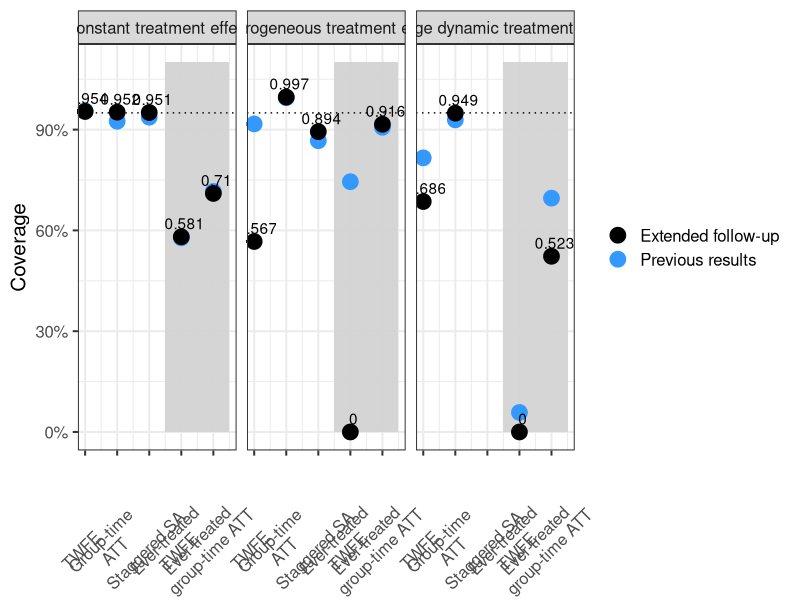
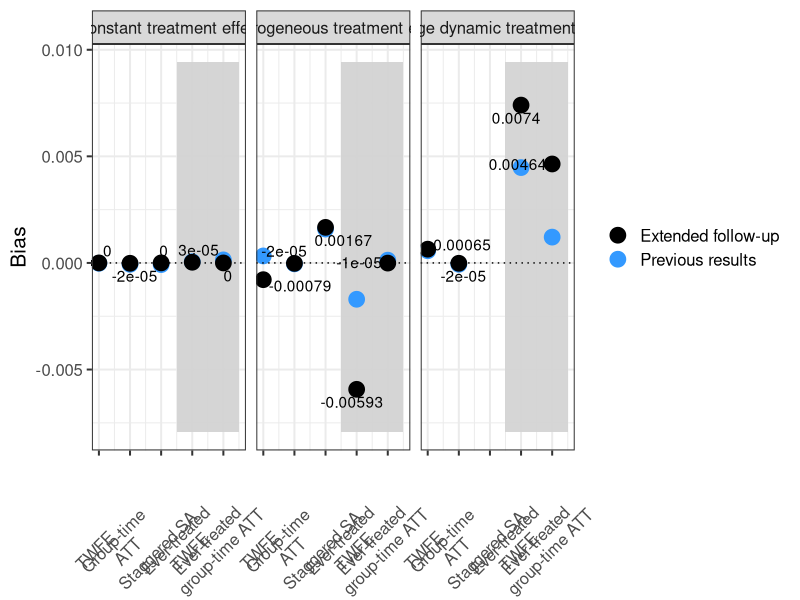
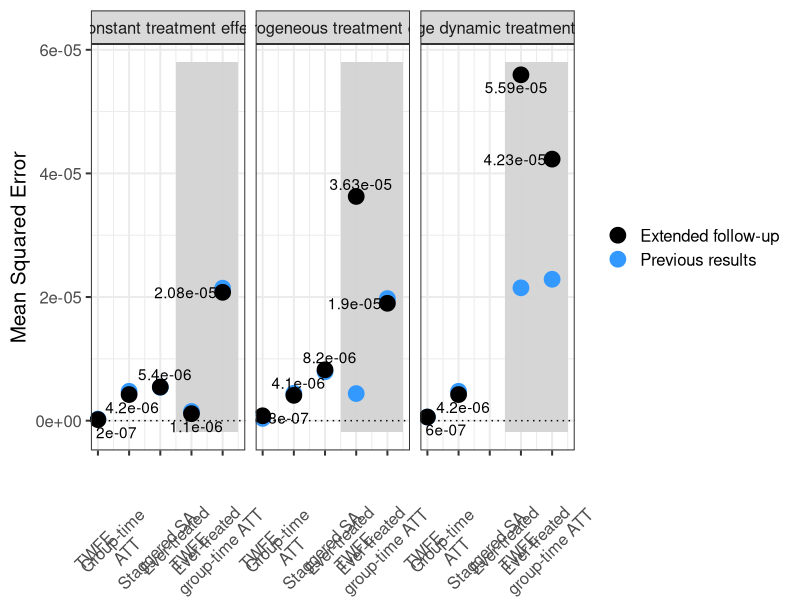
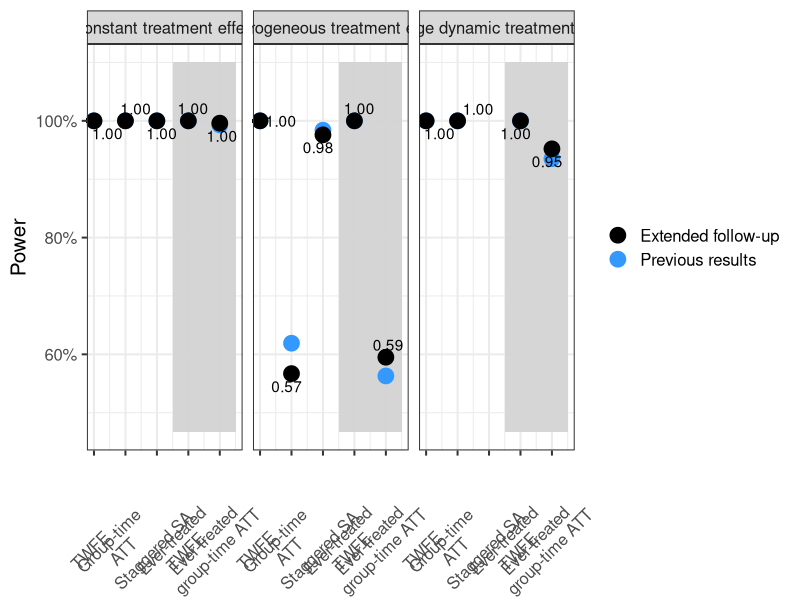
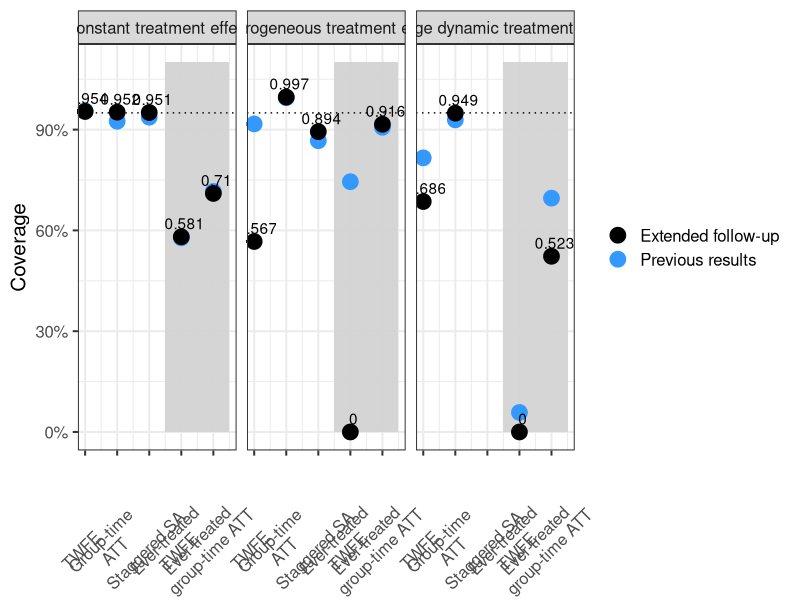
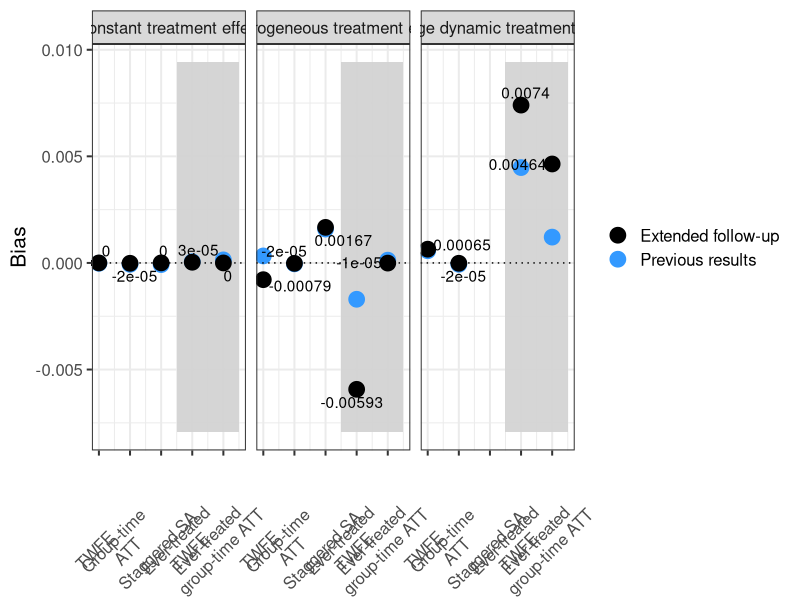
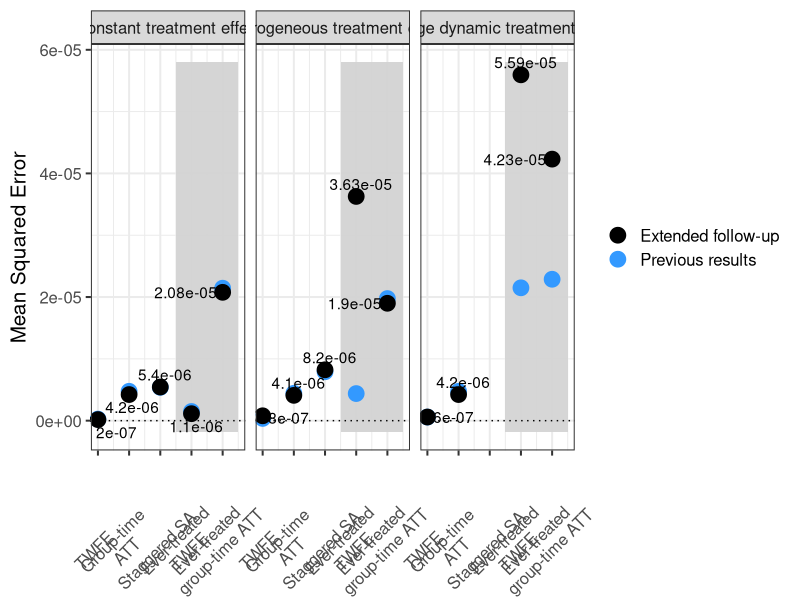
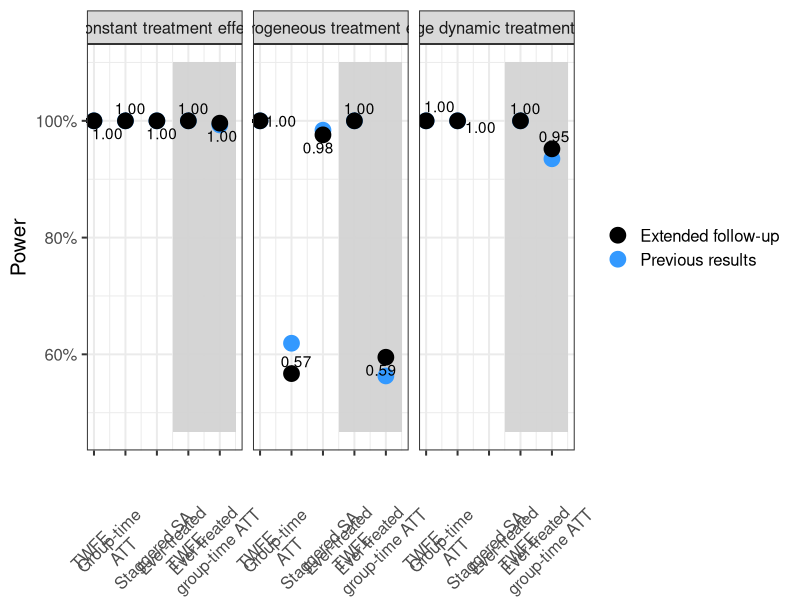

The R script that drew these images, in order:
library(tidyverse)
library(ggrepel)
library(magrittr)
library(forcats)
library(patchwork)

results_df_summary <- read_csv("./results/twfe_sim_results_extended_followup_summary_PTB_n1000_ext_05092022.csv")
results_df_summary_compare <- read_csv("./results/twfe_sim_results_summary_PTB_n1000_05022022.csv")


table(results_df_summary$parameter)
#CTE, many DTE and HTE

table(results_df_summary$method)

results_df_summary %<>% 
  mutate(method2 = fct_relevel(method, c("TWFE", "group.time.ATT", "staggered.SA", "stacked.regression",
                                         "TWFE.ever.adopted", "group.time.ATT.ever.adopted")),
         method3 = case_when(method == "TWFE" ~ 1, 
                             method == "group.time.ATT" ~ 2, 
                             method == "staggered.SA" ~ 3, 
                             #method == "stacked.regression" ~ 4, 
                             method ==  "TWFE.ever.adopted" ~ 4, 
                             method == "group.time.ATT.ever.adopted" ~ 5))

results_df_summary_compare %<>% 
  mutate(method2 = fct_relevel(method, c("TWFE", "group.time.ATT", "staggered.SA", "stacked.regression",
                                         "TWFE.ever.adopted", "group.time.ATT.ever.adopted")),
         method3 = case_when(method == "TWFE" ~ 1, 
                             method == "group.time.ATT" ~ 2, 
                             method == "staggered.SA" ~ 3, 
                             #method == "stacked.regression" ~ 4, 
                             method ==  "TWFE.ever.adopted" ~ 4, 
                             method == "group.time.ATT.ever.adopted" ~ 5))


#check that the reorder worked:
table(results_df_summary$method2)

#start with the non-dynamic plots
results2 <- results_df_summary %>% 
  filter(parameter %in% c("CTE","HTE","DTE.avg")) %>%
  mutate(parameter2 = fct_relevel(parameter, "CTE", "HTE", "DTE.avg"))

results2_compare <- results_df_summary_compare %>% 
  filter(parameter %in% c("CTE","HTE","DTE.avg")) %>%
  mutate(parameter2 = fct_relevel(parameter, "CTE", "HTE", "DTE.avg"))

table(results2$parameter2)

col_ref <- "#3399ff"
col_new <- "black"
# plot results 
facet_labels <- c(CTE = "Constant treatment effect", HTE = "Heterogeneous treatment effect", DTE.avg = "Average dynamic treatment effect")

p1 <- ggplot(results2, aes(x = method3, y = coverage)) + 
  geom_rect(aes(xmin = 3.5, xmax = 5.5, ymin = 0.0, ymax = 1.1),
            fill = "lightgrey", alpha = 0.5) +
  geom_point(data = results2_compare, aes(col = "Previous results"), size = 5) + 
  geom_point(aes(col = "Extended follow-up"), size=5) + #color = method
  geom_text(aes(label = coverage), position = position_nudge(x = 0.1, y = 0.04)) + 
  theme_bw(base_size = 15) + 
  facet_wrap(~parameter2, labeller = labeller(parameter2 = facet_labels)) + 
  geom_hline(aes(yintercept=0.95), linetype=3) + 
  labs(x = "", y = "Coverage") + 
  scale_x_continuous(breaks = c(1:5), labels=c("TWFE", "Group-time \nATT", 
                                               "Staggered SA", "Ever-treated \nTWFE",
                                               "Ever-treated \ngroup-time ATT")) +
  theme(axis.text.x=element_text(angle = 45, vjust = 0.1)) + #angle = 45) 
  theme(legend.title = element_blank()) +
  scale_y_continuous(labels = scales::percent) +
  scale_color_manual(values = c(col_new, col_ref))


p1
#ggsave(p1, file="/Users/danagoin/Documents/Research projects/TWFE/results/twfe_sim_coverage_PTB.pdf", width=10)
ggsave(p1, file="../TWFE-simulation/results/twfe_sim_coverage_PTB_n1000_ext.png", 
       width=15, height = 5, device = "png")

extremes <- results2 %>% summarise(min = min(bias), max = max(bias))

p2 <- ggplot(results2, aes(x= method3, y = bias))  + 
  geom_rect(aes(xmin = 3.5, xmax = 5.5, 
                ymin = extremes %>% pull(min) - 0.002, 
                ymax = extremes %>% pull(max) + 0.002),
                #ymin = -0.002, ymax = 0.005),
            fill = "lightgrey", alpha = 0.5) +
  geom_point(data = results2_compare, aes(col = "Previous results"), size = 5) + 
  geom_point(aes(col = "Extended follow-up"), size=5) +
  geom_text_repel(aes(label = round(bias, 5))) + # position = position_nudge(x = 0.2, y = 0.00001)
  theme_bw(base_size = 15) + 
  facet_wrap(~parameter2, labeller = labeller(parameter2 = facet_labels)) + 
  geom_hline(aes(yintercept=0), linetype=3) + 
  labs(x="", y="Bias") + 
  scale_x_continuous(breaks = c(1:5), labels=c("TWFE", "Group-time \nATT", 
                                               "Staggered SA", "Ever-treated \nTWFE",
                                               "Ever-treated \ngroup-time ATT")) +
  theme(axis.text.x=element_text(angle = 45, vjust = 0.1))  + 
  theme(legend.title = element_blank()) +
  scale_color_manual(values = c(col_new, col_ref))

p2
#ggsave(p2, file="/Users/danagoin/Documents/Research projects/TWFE/results/twfe_sim_bias_PTB.pdf", width=10)
#ggsave(p2, file="../TWFE-simulation/results/twfe_sim_bias_PTB.pdf", width=10)
ggsave(p2, file="../TWFE-simulation/results/twfe_sim_bias_PTB_n1000_ext.png", 
       width=15, height = 5, device = "png")

extremes <- results2 %>% summarise(min = min(MSE), max = max(MSE))

p3 <- ggplot(results2, aes(x = method3, y = MSE)) + 
  geom_rect(aes(xmin = 3.5, xmax = 5.5,
                ymin = extremes %>% pull(min) - 0.000002, 
                ymax = extremes %>% pull(max) + 0.000002),
            #ymin = 0, ymax = 2.4e-05),
            fill = "lightgrey", alpha = 0.5) +
  geom_point(data = results2_compare, aes(col = "Previous results"), size = 5) + 
  geom_point(aes(col = "Extended follow-up"), size=5) + 
  geom_text_repel(aes(label = round(MSE, 7))) +
  theme_bw(base_size = 15) + 
  facet_wrap(~parameter2, labeller = labeller(parameter2 = facet_labels)) + 
  geom_hline(aes(yintercept=0), linetype=3) + 
  labs(x="", y="Mean Squared Error") + 
  scale_x_continuous(breaks = c(1:5), labels=c("TWFE", "Group-time \nATT", 
                                               "Staggered SA", "Ever-treated \nTWFE",
                                               "Ever-treated \ngroup-time ATT")) +
  theme(axis.text.x=element_text(angle = 45, vjust = 0.1))  + 
  theme(legend.title = element_blank())  +
  scale_color_manual(values = c(col_new, col_ref))

p3

ggsave(p3, file="../TWFE-simulation/results/twfe_sim_mse_PTB_n1000_ext.png", 
       width=15, height = 5, device = "png")

extremes <- results2 %>% summarise(min = min(power), max = max(power))

p4 <- ggplot(results2, aes(x = method3, y = power)) + 
  geom_rect(aes(xmin = 3.5, xmax = 5.5, 
                ymin = extremes %>% pull(min) - 0.1, 
                ymax = extremes %>% pull(max) + 0.1),
            #ymin = 0, ymax = 2.4e-05),
            #ymin = 0.5, ymax = 1.1),
            fill = "lightgrey", alpha = 0.5) +
  geom_point(data = results2_compare, aes(col = "Previous results"), size = 5) + 
  geom_point(aes(col = "Extended follow-up"), size=5) + 
  geom_text_repel(aes(label = sprintf(power, fmt = '%#.2f'))) +
  theme_bw(base_size = 15) + 
  facet_wrap(~parameter2, labeller = labeller(parameter2 = facet_labels)) + 
  #geom_hline(aes(yintercept=0), linetype=3) + 
  labs(x="", y="Power") + 
  scale_x_continuous(breaks = c(1:5), labels=c("TWFE", "Group-time \nATT", 
                                               "Staggered SA", "Ever-treated \nTWFE",
                                               "Ever-treated \ngroup-time ATT")) +
  theme(axis.text.x=element_text(angle = 45, vjust = 0.1))  + 
  theme(legend.title = element_blank())  +
  scale_color_manual(values = c(col_new, col_ref)) + 
  scale_y_continuous(labels = scales::percent) 

p4
ggsave(p4, file="../TWFE-simulation/results/twfe_sim_power_PTB_n1000_ext.png", 
       width=15, height = 5, device = "png")

results_df_summary %<>% mutate(ever.adopted.est = case_when(method %in% c("TWFE.ever.adopted", "group.time.ATT.ever.adopted") ~ "Ever-treated only", 
                                                            !(method %in% c("TWFE.ever.adopted", "group.time.ATT.ever.adopted")) ~ "All states"))

